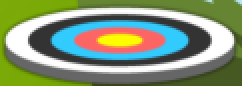
#> input picture images/0.png, 121 x 43 px (shown 2 times larger)
$ python -i methods.py   (imports and definitions only)
#> lines starting #> are read from the running program, lines starting #| are printed output that depends on the picture
#> further down, picture is the input picture: shape (43, 121, 3); mean B, G, R 116.8, 148.9, 131.5
from compareContainer import compareContainer
import argparse
import os
import imutils
import cv2

parent_dir = "C:\\Users\\yizhe\\Desktop\\RA\\OpenCV"

# [28 lines of commented-out code are left out]
ap = argparse.ArgumentParser()
# [11 lines not run here, left out]

# [12 lines of commented-out code are left out]

# [24 lines left out: functions Initiallization, readFrames, not called in this run]
def grayAndBlur(frame):
	frame = imutils.resize(frame, width=500)
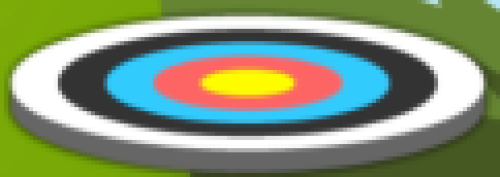
#> frame: shape (177, 500, 3); mean of channels 0, 1, 2 116.8, 148.9, 131.5; drawn as B, G, R
	gray = cv2.cvtColor(frame, cv2.COLOR_BGR2GRAY)
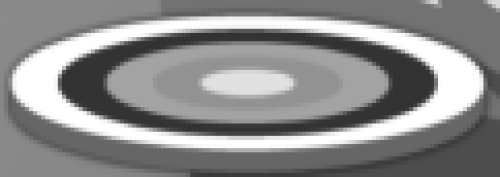
#> gray: shape (177, 500); min 50, max 255, mean 140
	gray = cv2.GaussianBlur(gray, (21, 21), 0)
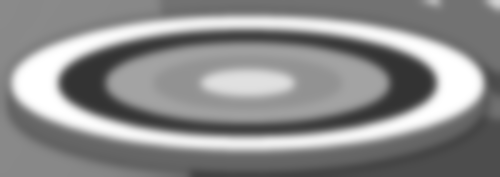
#> gray: shape (177, 500); min 51, max 255, mean 140
	return frame, gray
# [21 lines left out: functions findContour, storeDetectedMovingObjects, not called in this run]
def removeDuplicate(compare_container):
	compare_container.remove_duplicate()
# [4 lines left out: function store, not called in this run]

>>> import cv2
>>> picture = cv2.imread('images/0.png')
>>> result = grayAndBlur(picture)

$ run again, on images/1.png
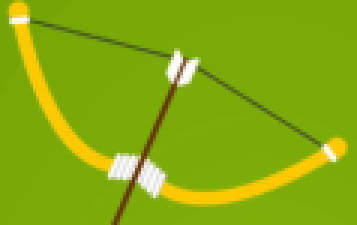
#> input picture images/1.png, 119 x 75 px (shown 3 times larger)
#> picture is the input picture: shape (75, 119, 3); mean B, G, R 13.1, 171.8, 133.3
#> in grayAndBlur, `gray = cv2.cvtColor(frame, cv2.COLOR_BGR2GRAY)`:
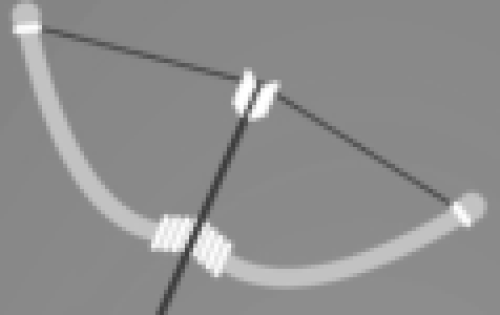
#> gray: shape (315, 500); min 61, max 255, mean 142.2
